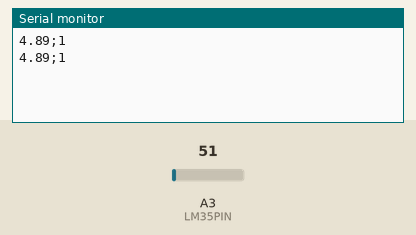
This sketch was run on a simulated Arduino Uno, built with avr-gcc and run on an emulated ATmega328P. Parts: the last lines printed to the serial monitor. Inputs (shaded band) come from the test bench; at power-on: A3 (LM35PIN) = 51.

Above: at 2.8 s.
2.9 s: A3 (LM35PIN) set to 61
At 4.6 s:
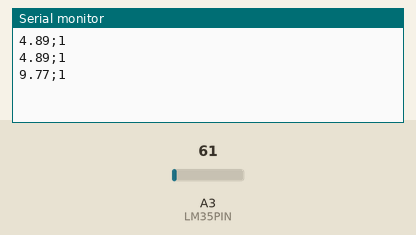
5.6 s: A3 (LM35PIN) set to 71
At 7.3 s:
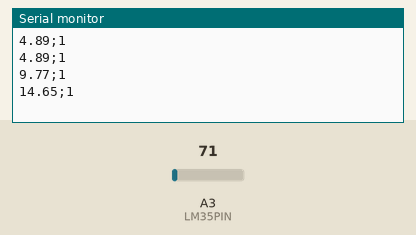
Timing chart, 0 to 8.8 s (numbered marks = the images above; inputs shaded):
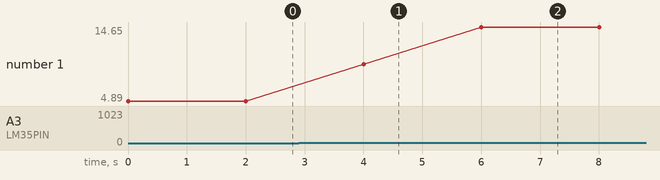

Measured:
- after the input at 2.9 s, the serial monitor: prints a new line after 1.1 s (image 1)
- after the input at 5.6 s, the serial monitor: prints a new line after 0.40 s (image 2)
- plotted number 1: 4.89 → 9.77 after the input at 2.9 s, 9.77 → 14.65 after the input at 5.6 s

The sketch:

codigoLm35.ino
```cpp
/*Código do Arduino- pegamos os dados que os sensores emitem e os transformamos em gráficos*/
/*Adesão das bibliotecas*/
/*#include <DHT.h>
#include <DHT_U.h>

#include <Adafruit_Sensor.h>

#include <DHT.h>
#include <DHT_U.h>

#include "DHT.h"*/
 /*Definição das portas*/
/*#define DHTPIN A2*/
#define LM35PIN A3
/*#define LUMIPIN A0
#define CHAVPIN 7*/

/*Declaração da variável dht com o tipo de variável DHT na qual é importada da biblioteca DHT*/
/*DHT dht(DHTPIN, DHT11);*/
/*Configuração de setup- não tem retorno*/
void setup()
{
  /*Tipo de entrada e saída de dados*/
  /*INPUT vai receber/ OUTPUT vai soltar dados */
/*  pinMode(DHTPIN, INPUT);
  pinMode(CHAVPIN, INPUT);*/
  /*Onde a transmissão de bytes por segundo para a transmissão serial(9600)*/
  /*Inicialização da serialização dos dados de acordo com o bitrate inserido*/
  Serial.begin(9600);
  /*Inicialização do sensor dht*/
  /*dht.begin();*/
}
  /*Definição da função na qual irá ficar em loop - não haverá retorno*/
void loop()
{
  /*Um ponto flutuannte - um valor que varia entre os números racionais*/
  /*A variável é declarada e é dada a sua função - a ação que ela realizará, nesse caso ler a umidade*/
/*  float dht11_umidade = dht.readHumidity();*/
  /*A variável é declarada e é dada a sua função - a ação que será realizada, nesse caso ler a temperatura*/
  /*float dht11_temperatura = dht.readTemperature();*/
  /*Representação gráfica dosvalores na tela*/
  /*Serial.print(dht11_umidade);*/
  /*Serial.print(";");*/
  /*Serial.print(dht11_temperatura);*/
  /*Serial.print(";");*/
  /*AnalogRead é a leitura analógica da variável específica dentro dos parênteses*/
  /*float luminosidade =  analogRead(LUMIPIN);
  Serial.print(luminosidade);
  Serial.print(";");*/

  int idSensor = 1;
  float lm35_temperatura = analogRead(LM35PIN);
  /*Conversão da temperatura de bytes paara dados*/
  lm35_temperatura = lm35_temperatura * 0.00488;
  /*E transformando-os em inteiros*/
  lm35_temperatura = (lm35_temperatura * 100) - 20;
  Serial.print(lm35_temperatura);
  Serial.print(";");
  Serial.print(idSensor);
  /*declaração da variável do tipo inteira que está sendo atribuido o valor do retorno da função digital Read */
 /* int chave = digitalRead(7);*/
  /*Quando o valor da chave for zero significa que está sendo bloqueado*/
 /* if (chave == 0)
  {
    Serial.print("0");
  }
  else
  {
    Serial.print("1");
  }*/

  Serial.println();
  delay(2000);
}
```
